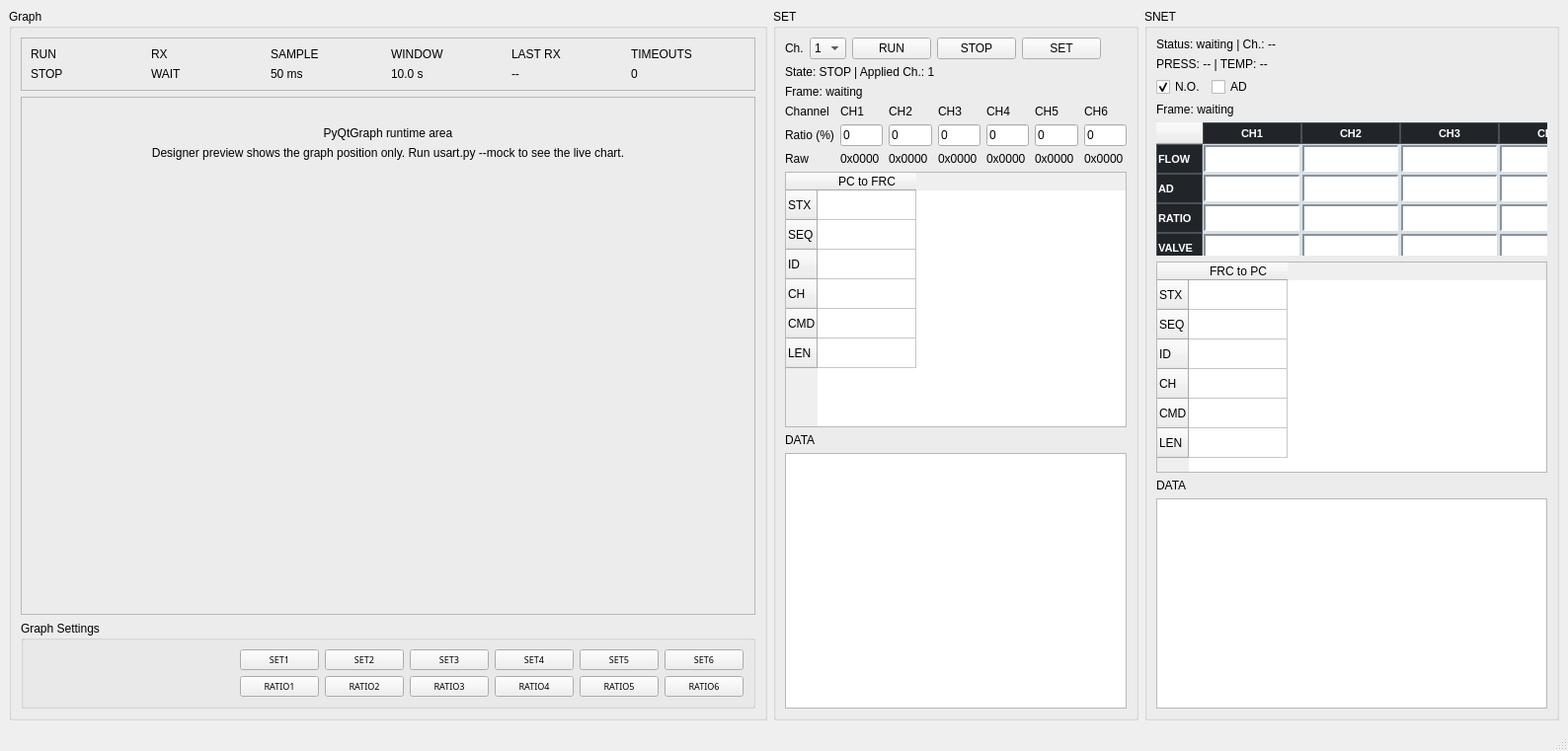
<?xml version="1.0" encoding="UTF-8"?>
<ui version="4.0">
 <class>MainWindow</class>
 <widget class="QMainWindow" name="MainWindow">
  <property name="geometry">
   <rect>
    <x>0</x>
    <y>0</y>
    <width>1588</width>
    <height>761</height>
   </rect>
  </property>
  <property name="windowTitle">
   <string>FRC Calibration Program</string>
  </property>
  <widget class="QWidget" name="centralwidget">
   <layout class="QVBoxLayout" name="centralLayout">
    <item>
     <layout class="QHBoxLayout" name="topLayout">
      <item>
       <widget class="QGroupBox" name="plotPanel">
        <property name="minimumSize">
         <size>
          <width>700</width>
          <height>700</height>
         </size>
        </property>
        <property name="title">
         <string>Graph</string>
        </property>
        <layout class="QVBoxLayout" name="plotPanelLayout">
         <item>
          <widget class="QFrame" name="graphStatusFrame">
           <property name="frameShape">
            <enum>QFrame::StyledPanel</enum>
           </property>
           <property name="frameShadow">
            <enum>QFrame::Raised</enum>
           </property>
           <layout class="QGridLayout" name="graphStatusLayout">
            <item row="0" column="0">
             <widget class="QLabel" name="plotRunCaptionLabel">
              <property name="text">
               <string>RUN</string>
              </property>
             </widget>
            </item>
            <item row="1" column="0">
             <widget class="QLabel" name="plotRunValueLabel">
              <property name="text">
               <string>STOP</string>
              </property>
             </widget>
            </item>
            <item row="0" column="1">
             <widget class="QLabel" name="plotRxStateCaptionLabel">
              <property name="text">
               <string>RX</string>
              </property>
             </widget>
            </item>
            <item row="1" column="1">
             <widget class="QLabel" name="plotRxStateValueLabel">
              <property name="text">
               <string>WAIT</string>
              </property>
             </widget>
            </item>
            <item row="0" column="2">
             <widget class="QLabel" name="plotSampleCaptionLabel">
              <property name="text">
               <string>SAMPLE</string>
              </property>
             </widget>
            </item>
            <item row="1" column="2">
             <widget class="QLabel" name="plotSampleValueLabel">
              <property name="text">
               <string>50 ms</string>
              </property>
             </widget>
            </item>
            <item row="0" column="3">
             <widget class="QLabel" name="plotWindowCaptionLabel">
              <property name="text">
               <string>WINDOW</string>
              </property>
             </widget>
            </item>
            <item row="1" column="3">
             <widget class="QLabel" name="plotWindowValueLabel">
              <property name="text">
               <string>10.0 s</string>
              </property>
             </widget>
            </item>
            <item row="0" column="4">
             <widget class="QLabel" name="plotLastUpdateCaptionLabel">
              <property name="text">
               <string>LAST RX</string>
              </property>
             </widget>
            </item>
            <item row="1" column="4">
             <widget class="QLabel" name="plotLastUpdateValueLabel">
              <property name="text">
               <string>--</string>
              </property>
             </widget>
            </item>
            <item row="0" column="5">
             <widget class="QLabel" name="plotTimeoutCaptionLabel">
              <property name="text">
               <string>TIMEOUTS</string>
              </property>
             </widget>
            </item>
            <item row="1" column="5">
             <widget class="QLabel" name="plotTimeoutValueLabel">
              <property name="text">
               <string>0</string>
              </property>
             </widget>
            </item>
           </layout>
          </widget>
         </item>
         <item>
          <widget class="QFrame" name="plotHost">
           <property name="minimumSize">
            <size>
             <width>0</width>
             <height>260</height>
            </size>
           </property>
           <property name="frameShape">
            <enum>QFrame::StyledPanel</enum>
           </property>
           <property name="frameShadow">
            <enum>QFrame::Sunken</enum>
           </property>
           <layout class="QVBoxLayout" name="plotHostLayout">
            <item>
             <spacer name="horizontalSpacer_2">
              <property name="orientation">
               <enum>Qt::Horizontal</enum>
              </property>
              <property name="sizeHint" stdset="0">
               <size>
                <width>40</width>
                <height>20</height>
               </size>
              </property>
             </spacer>
            </item>
            <item>
             <widget class="QLabel" name="plotPlaceholderTitle">
              <property name="text">
               <string>PyQtGraph runtime area</string>
              </property>
              <property name="alignment">
               <set>Qt::AlignCenter</set>
              </property>
             </widget>
            </item>
            <item>
             <widget class="QLabel" name="plotPlaceholderHint">
              <property name="text">
               <string>Designer preview shows the graph position only. Run usart.py --mock to see the live chart.</string>
              </property>
              <property name="alignment">
               <set>Qt::AlignCenter</set>
              </property>
              <property name="wordWrap">
               <bool>true</bool>
              </property>
             </widget>
            </item>
            <item>
             <spacer name="verticalSpacer">
              <property name="orientation">
               <enum>Qt::Vertical</enum>
              </property>
              <property name="sizeHint" stdset="0">
               <size>
                <width>20</width>
                <height>40</height>
               </size>
              </property>
             </spacer>
            </item>
           </layout>
          </widget>
         </item>
         <item>
          <widget class="QGroupBox" name="graphSettingsGroup">
           <property name="title">
            <string>Graph Settings</string>
           </property>
           <layout class="QVBoxLayout" name="graphSettingsLayout">
            <item>
             <layout class="QGridLayout" name="legendGridLayout">
              <item row="0" column="3">
               <widget class="QPushButton" name="legendTx3Button">
                <property name="font">
                 <font>
                  <family>맑은 고딕</family>
                  <pointsize>7</pointsize>
                 </font>
                </property>
                <property name="text">
                 <string>SET3</string>
                </property>
               </widget>
              </item>
              <item row="0" column="4">
               <widget class="QPushButton" name="legendTx4Button">
                <property name="font">
                 <font>
                  <family>맑은 고딕</family>
                  <pointsize>7</pointsize>
                 </font>
                </property>
                <property name="text">
                 <string>SET4</string>
                </property>
               </widget>
              </item>
              <item row="1" column="4">
               <widget class="QPushButton" name="legendRx4Button">
                <property name="font">
                 <font>
                  <family>맑은 고딕</family>
                  <pointsize>7</pointsize>
                 </font>
                </property>
                <property name="text">
                 <string>RATIO4</string>
                </property>
               </widget>
              </item>
              <item row="1" column="5">
               <widget class="QPushButton" name="legendRx5Button">
                <property name="font">
                 <font>
                  <family>맑은 고딕</family>
                  <pointsize>7</pointsize>
                 </font>
                </property>
                <property name="text">
                 <string>RATIO5</string>
                </property>
               </widget>
              </item>
              <item row="1" column="3">
               <widget class="QPushButton" name="legendRx3Button">
                <property name="font">
                 <font>
                  <family>맑은 고딕</family>
                  <pointsize>7</pointsize>
                 </font>
                </property>
                <property name="text">
                 <string>RATIO3</string>
                </property>
               </widget>
              </item>
              <item row="0" column="2">
               <widget class="QPushButton" name="legendTx2Button">
                <property name="font">
                 <font>
                  <family>맑은 고딕</family>
                  <pointsize>7</pointsize>
                 </font>
                </property>
                <property name="text">
                 <string>SET2</string>
                </property>
               </widget>
              </item>
              <item row="0" column="6">
               <widget class="QPushButton" name="legendTx6Button">
                <property name="font">
                 <font>
                  <family>맑은 고딕</family>
                  <pointsize>7</pointsize>
                 </font>
                </property>
                <property name="text">
                 <string>SET6</string>
                </property>
               </widget>
              </item>
              <item row="1" column="1">
               <widget class="QPushButton" name="legendRx1Button">
                <property name="font">
                 <font>
                  <family>맑은 고딕</family>
                  <pointsize>7</pointsize>
                 </font>
                </property>
                <property name="text">
                 <string>RATIO1</string>
                </property>
               </widget>
              </item>
              <item row="0" column="5">
               <widget class="QPushButton" name="legendTx5Button">
                <property name="font">
                 <font>
                  <family>맑은 고딕</family>
                  <pointsize>7</pointsize>
                 </font>
                </property>
                <property name="text">
                 <string>SET5</string>
                </property>
               </widget>
              </item>
              <item row="1" column="2">
               <widget class="QPushButton" name="legendRx2Button">
                <property name="font">
                 <font>
                  <family>맑은 고딕</family>
                  <pointsize>7</pointsize>
                 </font>
                </property>
                <property name="text">
                 <string>RATIO2</string>
                </property>
               </widget>
              </item>
              <item row="0" column="1">
               <widget class="QPushButton" name="legendTx1Button">
                <property name="font">
                 <font>
                  <family>맑은 고딕</family>
                  <pointsize>7</pointsize>
                 </font>
                </property>
                <property name="styleSheet">
                 <string notr="true"/>
                </property>
                <property name="text">
                 <string>SET1</string>
                </property>
               </widget>
              </item>
              <item row="1" column="6">
               <widget class="QPushButton" name="legendRx6Button">
                <property name="font">
                 <font>
                  <family>맑은 고딕</family>
                  <pointsize>7</pointsize>
                 </font>
                </property>
                <property name="text">
                 <string>RATIO6</string>
                </property>
               </widget>
              </item>
              <item row="0" column="0">
               <spacer name="horizontalSpacer">
                <property name="orientation">
                 <enum>Qt::Horizontal</enum>
                </property>
                <property name="sizeHint" stdset="0">
                 <size>
                  <width>40</width>
                  <height>20</height>
                 </size>
                </property>
               </spacer>
              </item>
             </layout>
            </item>
           </layout>
          </widget>
         </item>
        </layout>
       </widget>
      </item>
      <item>
       <widget class="QGroupBox" name="txPanel">
        <property name="sizePolicy">
         <sizepolicy hsizetype="Fixed" vsizetype="Preferred">
          <horstretch>0</horstretch>
          <verstretch>0</verstretch>
         </sizepolicy>
        </property>
        <property name="minimumSize">
         <size>
          <width>370</width>
          <height>0</height>
         </size>
        </property>
        <property name="maximumSize">
         <size>
          <width>370</width>
          <height>65536</height>
         </size>
        </property>
        <property name="title">
         <string>SET</string>
        </property>
        <layout class="QVBoxLayout" name="txVerticalLayout">
         <item>
          <layout class="QHBoxLayout" name="controlLayout">
           <item>
            <widget class="QLabel" name="channelsLabel">
             <property name="text">
              <string>Ch.</string>
             </property>
            </widget>
           </item>
           <item>
            <widget class="QComboBox" name="channelCountCombo">
             <item>
              <property name="text">
               <string>1</string>
              </property>
             </item>
             <item>
              <property name="text">
               <string>2</string>
              </property>
             </item>
             <item>
              <property name="text">
               <string>3</string>
              </property>
             </item>
             <item>
              <property name="text">
               <string>4</string>
              </property>
             </item>
             <item>
              <property name="text">
               <string>5</string>
              </property>
             </item>
             <item>
              <property name="text">
               <string>6</string>
              </property>
             </item>
            </widget>
           </item>
           <item>
            <widget class="QPushButton" name="runButton">
             <property name="text">
              <string>RUN</string>
             </property>
            </widget>
           </item>
           <item>
            <widget class="QPushButton" name="stopButton">
             <property name="text">
              <string>STOP</string>
             </property>
            </widget>
           </item>
           <item>
            <widget class="QPushButton" name="setButton">
             <property name="text">
              <string>SET</string>
             </property>
            </widget>
           </item>
           <item>
            <spacer name="txControlSpacer">
             <property name="orientation">
              <enum>Qt::Horizontal</enum>
             </property>
             <property name="sizeHint" stdset="0">
              <size>
               <width>40</width>
               <height>20</height>
              </size>
             </property>
            </spacer>
           </item>
          </layout>
         </item>
         <item>
          <widget class="QLabel" name="txStatusLabel">
           <property name="text">
            <string>State: STOP | Applied Ch.: 1</string>
           </property>
          </widget>
         </item>
         <item>
          <widget class="QLabel" name="txFrameMetaLabel">
           <property name="text">
            <string>Frame: waiting</string>
           </property>
          </widget>
         </item>
         <item>
          <layout class="QGridLayout" name="txGridLayout">
           <item row="1" column="1">
            <widget class="QLabel" name="channelHeaderLabel">
             <property name="text">
              <string>Channel</string>
             </property>
            </widget>
           </item>
           <item row="1" column="2">
            <widget class="QLabel" name="channel1Label">
             <property name="text">
              <string>CH1</string>
             </property>
            </widget>
           </item>
           <item row="1" column="3">
            <widget class="QLabel" name="channel2Label">
             <property name="text">
              <string>CH2</string>
             </property>
            </widget>
           </item>
           <item row="1" column="4">
            <widget class="QLabel" name="channel3Label">
             <property name="text">
              <string>CH3</string>
             </property>
            </widget>
           </item>
           <item row="1" column="5">
            <widget class="QLabel" name="channel4Label">
             <property name="text">
              <string>CH4</string>
             </property>
            </widget>
           </item>
           <item row="1" column="6">
            <widget class="QLabel" name="channel5Label">
             <property name="text">
              <string>CH5</string>
             </property>
            </widget>
           </item>
           <item row="1" column="7">
            <widget class="QLabel" name="channel6Label">
             <property name="text">
              <string>CH6</string>
             </property>
            </widget>
           </item>
           <item row="2" column="1">
            <widget class="QLabel" name="ratioHeaderLabel">
             <property name="text">
              <string>Ratio (%)</string>
             </property>
            </widget>
           </item>
           <item row="2" column="2">
            <widget class="QLineEdit" name="ratioInput1">
             <property name="text">
              <string>0</string>
             </property>
            </widget>
           </item>
           <item row="2" column="3">
            <widget class="QLineEdit" name="ratioInput2">
             <property name="text">
              <string>0</string>
             </property>
            </widget>
           </item>
           <item row="2" column="4">
            <widget class="QLineEdit" name="ratioInput3">
             <property name="text">
              <string>0</string>
             </property>
            </widget>
           </item>
           <item row="2" column="5">
            <widget class="QLineEdit" name="ratioInput4">
             <property name="text">
              <string>0</string>
             </property>
            </widget>
           </item>
           <item row="2" column="6">
            <widget class="QLineEdit" name="ratioInput5">
             <property name="text">
              <string>0</string>
             </property>
            </widget>
           </item>
           <item row="2" column="7">
            <widget class="QLineEdit" name="ratioInput6">
             <property name="text">
              <string>0</string>
             </property>
            </widget>
           </item>
           <item row="3" column="1">
            <widget class="QLabel" name="rawHeaderLabel">
             <property name="text">
              <string>Raw</string>
             </property>
            </widget>
           </item>
           <item row="3" column="2">
            <widget class="QLabel" name="ratioRaw1">
             <property name="text">
              <string>0x0000</string>
             </property>
            </widget>
           </item>
           <item row="3" column="3">
            <widget class="QLabel" name="ratioRaw2">
             <property name="text">
              <string>0x0000</string>
             </property>
            </widget>
           </item>
           <item row="3" column="4">
            <widget class="QLabel" name="ratioRaw3">
             <property name="text">
              <string>0x0000</string>
             </property>
            </widget>
           </item>
           <item row="3" column="5">
            <widget class="QLabel" name="ratioRaw4">
             <property name="text">
              <string>0x0000</string>
             </property>
            </widget>
           </item>
           <item row="3" column="6">
            <widget class="QLabel" name="ratioRaw5">
             <property name="text">
              <string>0x0000</string>
             </property>
            </widget>
           </item>
           <item row="3" column="7">
            <widget class="QLabel" name="ratioRaw6">
             <property name="text">
              <string>0x0000</string>
             </property>
            </widget>
           </item>
          </layout>
         </item>
         <item>
          <widget class="QTableWidget" name="txFrameTable">
           <property name="minimumSize">
            <size>
             <width>0</width>
             <height>180</height>
            </size>
           </property>
           <property name="rowCount">
            <number>6</number>
           </property>
           <property name="columnCount">
            <number>1</number>
           </property>
           <row>
            <property name="text">
             <string>STX</string>
            </property>
           </row>
           <row>
            <property name="text">
             <string>SEQ</string>
            </property>
           </row>
           <row>
            <property name="text">
             <string>ID</string>
            </property>
           </row>
           <row>
            <property name="text">
             <string>CH</string>
            </property>
           </row>
           <row>
            <property name="text">
             <string>CMD</string>
            </property>
           </row>
           <row>
            <property name="text">
             <string>LEN</string>
            </property>
           </row>
           <column>
            <property name="text">
             <string>PC to FRC</string>
            </property>
           </column>
          </widget>
         </item>
         <item>
          <widget class="QLabel" name="txDataLabel">
           <property name="text">
            <string>DATA</string>
           </property>
          </widget>
         </item>
         <item>
          <widget class="QPlainTextEdit" name="txDataDump"/>
         </item>
        </layout>
       </widget>
      </item>
      <item>
       <widget class="QGroupBox" name="rxPanel">
        <property name="sizePolicy">
         <sizepolicy hsizetype="Fixed" vsizetype="Preferred">
          <horstretch>0</horstretch>
          <verstretch>0</verstretch>
         </sizepolicy>
        </property>
        <property name="minimumSize">
         <size>
          <width>420</width>
          <height>0</height>
         </size>
        </property>
        <property name="title">
         <string>SNET</string>
        </property>
        <layout class="QVBoxLayout" name="rxVerticalLayout">
         <item>
          <widget class="QLabel" name="rxStatusLabel">
           <property name="text">
            <string>Status: waiting | Ch.: --</string>
           </property>
          </widget>
         </item>
         <item>
          <widget class="QLabel" name="rxControlModeLabel">
           <property name="text">
            <string>PRESS: -- | TEMP: --</string>
           </property>
          </widget>
         </item>
         <item>
          <layout class="QHBoxLayout" name="rxOptionLayout">
           <item>
            <widget class="QCheckBox" name="valveNoCheckBox">
             <property name="text">
              <string>N.O.</string>
             </property>
             <property name="checked">
              <bool>true</bool>
             </property>
            </widget>
           </item>
           <item>
            <widget class="QCheckBox" name="adCommandCheckBox">
             <property name="text">
              <string>AD</string>
             </property>
            </widget>
           </item>
           <item>
            <spacer name="rxOptionSpacer">
             <property name="orientation">
              <enum>Qt::Horizontal</enum>
             </property>
             <property name="sizeHint" stdset="0">
              <size>
               <width>40</width>
               <height>20</height>
              </size>
             </property>
            </spacer>
           </item>
          </layout>
         </item>
         <item>
          <widget class="QLabel" name="rxFrameMetaLabel">
           <property name="text">
            <string>Frame: waiting</string>
           </property>
          </widget>
         </item>
         <item>
          <widget class="QTableWidget" name="rxMonitorTable">
           <property name="sizePolicy">
            <sizepolicy hsizetype="Fixed" vsizetype="Fixed">
             <horstretch>0</horstretch>
             <verstretch>0</verstretch>
            </sizepolicy>
           </property>
           <property name="maximumSize">
            <size>
             <width>500</width>
             <height>135</height>
            </size>
           </property>
           <property name="styleSheet">
            <string notr="true">/* 1. 테이블 전체 (튼튼한 외곽선과 배경) */
QTableWidget {
    background-color: #d9e0e7; /* 차분하고 눈이 덜 피로한 산업용 그레이 */
    gridline-color: transparent; /* 기본 얇은 선은 숨기고 아래 item 테두리를 씁니다 */
    border: 0px solid #343a40; /* 장비 패널처럼 두꺼운 외곽 검은 선 */
}

/* 2. 각 데이터 셀 (가장 중요 ⭐) - 독립된 모니터처럼 보이게 테두리 및 여백 설정 */
QTableWidget::item {
    background-color: #ffffff; /* 데이터 영역은 완전한 흰색으로 대비 극대화 */
    color: #000000; /* 데이터 글자색은 완전한 검은색 */
    border-top: 2px solid #8a939b; /* 위쪽과 왼쪽을 어둡게 (음각 효과) */
    border-left: 2px solid #8a939b;
    border-right: 1px solid #ffffff; /* 아래쪽과 오른쪽은 밝게 */
    border-bottom: 1px solid #ffffff;
    padding: 1px 1px; /* 글자가 테두리에 닿지 않도록 안전 여백 */
    margin: 1px; /* 셀과 셀 사이를 물리적으로 살짝 띄움 */
}

/* 3. 상단 제목줄 (물리적인 버튼처럼 명확하게) */
QHeaderView::section {
    background-color: #212529; /* 아주 짙은 검회색 */
    color: #ffffff;
    font-size: 11px;
    font-weight: 900; /* 글씨를 최대한 굵게 */
    padding: 1px;
    border: 1px solid #495057;
}</string>
           </property>
           <property name="frameShape">
            <enum>QFrame::WinPanel</enum>
           </property>
           <property name="frameShadow">
            <enum>QFrame::Sunken</enum>
           </property>
           <property name="lineWidth">
            <number>1</number>
           </property>
           <property name="midLineWidth">
            <number>0</number>
           </property>
           <property name="verticalScrollBarPolicy">
            <enum>Qt::ScrollBarAlwaysOff</enum>
           </property>
           <property name="horizontalScrollBarPolicy">
            <enum>Qt::ScrollBarAlwaysOff</enum>
           </property>
           <property name="showGrid">
            <bool>true</bool>
           </property>
           <property name="gridStyle">
            <enum>Qt::SolidLine</enum>
           </property>
           <property name="sortingEnabled">
            <bool>false</bool>
           </property>
           <property name="wordWrap">
            <bool>true</bool>
           </property>
           <property name="rowCount">
            <number>4</number>
           </property>
           <property name="columnCount">
            <number>6</number>
           </property>
           <row>
            <property name="text">
             <string>FLOW</string>
            </property>
           </row>
           <row>
            <property name="text">
             <string>AD</string>
            </property>
           </row>
           <row>
            <property name="text">
             <string>RATIO</string>
            </property>
           </row>
           <row>
            <property name="text">
             <string>VALVE</string>
            </property>
           </row>
           <column>
            <property name="text">
             <string>CH1</string>
            </property>
           </column>
           <column>
            <property name="text">
             <string>CH2</string>
            </property>
           </column>
           <column>
            <property name="text">
             <string>CH3</string>
            </property>
           </column>
           <column>
            <property name="text">
             <string>CH4</string>
            </property>
           </column>
           <column>
            <property name="text">
             <string>CH5</string>
            </property>
           </column>
           <column>
            <property name="text">
             <string>CH6</string>
            </property>
           </column>
          </widget>
         </item>
         <item>
          <widget class="QTableWidget" name="rxFrameTable">
           <property name="rowCount">
            <number>6</number>
           </property>
           <property name="columnCount">
            <number>1</number>
           </property>
           <row>
            <property name="text">
             <string>STX</string>
            </property>
           </row>
           <row>
            <property name="text">
             <string>SEQ</string>
            </property>
           </row>
           <row>
            <property name="text">
             <string>ID</string>
            </property>
           </row>
           <row>
            <property name="text">
             <string>CH</string>
            </property>
           </row>
           <row>
            <property name="text">
             <string>CMD</string>
            </property>
           </row>
           <row>
            <property name="text">
             <string>LEN</string>
            </property>
           </row>
           <column>
            <property name="text">
             <string>FRC to PC</string>
            </property>
           </column>
          </widget>
         </item>
         <item>
          <widget class="QLabel" name="rxDataLabel">
           <property name="text">
            <string>DATA</string>
           </property>
          </widget>
         </item>
         <item>
          <widget class="QPlainTextEdit" name="rxDataDump"/>
         </item>
        </layout>
       </widget>
      </item>
     </layout>
    </item>
   </layout>
  </widget>
  <widget class="QMenuBar" name="menubar">
   <property name="geometry">
    <rect>
     <x>0</x>
     <y>0</y>
     <width>1588</width>
     <height>21</height>
    </rect>
   </property>
  </widget>
  <widget class="QStatusBar" name="statusbar"/>
 </widget>
 <resources/>
 <connections/>
</ui>
